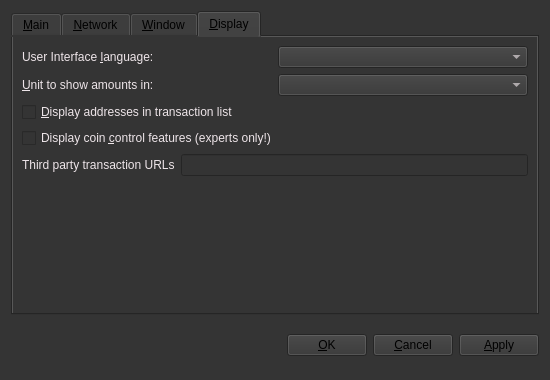
<?xml version="1.0" encoding="UTF-8"?>
<ui version="4.0">
 <class>OptionsDialog</class>
 <widget class="QWidget" name="OptionsDialog">
  <property name="geometry">
   <rect>
    <x>0</x>
    <y>0</y>
    <width>550</width>
    <height>380</height>
   </rect>
  </property>
  <property name="windowTitle">
   <string>Options</string>
  </property>
  <property name="styleSheet">
       <string notr="true">background-color:rgb(52,52,52);color:rgb(0,0,0);</string>
  </property>
  <layout class="QVBoxLayout" name="verticalLayout">
   <item>   
    <widget class="QTabWidget" name="tabWidget">
	<property name="styleSheet">
       <string notr="true">background-color:rgb(52,52,52);</string>
      </property>
     <property name="tabPosition">
      <enum>QTabWidget::North</enum>
     </property>
     <property name="currentIndex">
      <number>3</number>
     </property>
     <widget class="QWidget" name="tabMain">
      <attribute name="title">
       <string>&amp;Main</string>
      </attribute>
      <layout class="QVBoxLayout" name="verticalLayout_Main">
       <item>
        <widget class="QLabel" name="transactionFeeInfoLabel">
         <property name="text">
          <string>Optional transaction fee per kB that helps make sure your transactions are processed quickly. Most transactions are 1 kB. Fee 0.001 recommended.</string>
         </property>
         <property name="textFormat">
          <enum>Qt::PlainText</enum>
         </property>
         <property name="wordWrap">
          <bool>true</bool>
         </property>
        </widget>
       </item>
       <item>
        <layout class="QHBoxLayout" name="horizontalLayout_Main">
         <item>
          <widget class="QLabel" name="transactionFeeLabel">
           <property name="text">
            <string>Pay transaction &amp;fee</string>
           </property>
           <property name="textFormat">
            <enum>Qt::PlainText</enum>
           </property>
           <property name="buddy">
            <cstring>transactionFee</cstring>
           </property>
          </widget>
         </item>
         <item>
          <widget class="BitcoinAmountField" name="transactionFee"/>
         </item>
         <item>
          <widget class="QLabel" name="label">
           <property name="text">
            <string>per kilobyte</string>
           </property>
          </widget>
         </item>
         <item>
          <spacer name="horizontalSpacer_Main">
           <property name="orientation">
            <enum>Qt::Horizontal</enum>
           </property>
           <property name="sizeHint" stdset="0">
            <size>
             <width>40</width>
             <height>20</height>
            </size>
           </property>
          </spacer>
         </item>
        </layout>
       </item>
       <item>
        <widget class="QCheckBox" name="bitcoinAtStartup">
         <property name="toolTip">
          <string>Automatically start Nanotec after logging in to the system.</string>
         </property>
         <property name="text">
          <string>&amp;Start Nanotec on system login</string>
         </property>
        </widget>
       </item>
       <item>
        <widget class="QCheckBox" name="detachDatabases">
         <property name="toolTip">
          <string>Detach block and address databases at shutdown. This means they can be moved to another data directory, but it slows down shutdown. The wallet is always detached.</string>
         </property>
         <property name="text">
          <string>&amp;Detach databases at shutdown</string>
         </property>
        </widget>
       </item>
       <item>
        <spacer name="verticalSpacer_Main">
         <property name="orientation">
          <enum>Qt::Vertical</enum>
         </property>
         <property name="sizeHint" stdset="0">
          <size>
           <width>17</width>
           <height>153</height>
          </size>
         </property>
        </spacer>
       </item>
      </layout>
     </widget>
     <widget class="QWidget" name="tabNetwork">
      <property name="styleSheet">
       <string notr="true">background:rgb(52,52,52);color:rgb(238,229,233);</string>
      </property>
      <attribute name="title">
       <string>&amp;Network</string>
      </attribute>
      <layout class="QVBoxLayout" name="verticalLayout_Network">
       <item>
        <widget class="QCheckBox" name="connectSocks">
         <property name="toolTip">
          <string>Connect to the Nanotec network through a SOCKS proxy (e.g. when connecting through Tor).</string>
         </property>
         <property name="text">
          <string>&amp;Connect through SOCKS proxy:</string>
         </property>
        </widget>
       </item>
       <item>
        <layout class="QHBoxLayout" name="horizontalLayout_Network">
         <item>
          <widget class="QLabel" name="proxyIpLabel">
           <property name="text">
            <string>Proxy &amp;IP:</string>
           </property>
           <property name="textFormat">
            <enum>Qt::PlainText</enum>
           </property>
           <property name="buddy">
            <cstring>proxyIp</cstring>
           </property>
          </widget>
         </item>
         <item>
          <widget class="QValidatedLineEdit" name="proxyIp">
           <property name="maximumSize">
            <size>
             <width>140</width>
             <height>16777215</height>
            </size>
           </property>
           <property name="toolTip">
            <string>IP address of the proxy (e.g. 127.0.0.1)</string>
           </property>
          </widget>
         </item>
         <item>
          <widget class="QLabel" name="proxyPortLabel">
           <property name="text">
            <string>&amp;Port:</string>
           </property>
           <property name="textFormat">
            <enum>Qt::PlainText</enum>
           </property>
           <property name="buddy">
            <cstring>proxyPort</cstring>
           </property>
          </widget>
         </item>
         <item>
          <widget class="QLineEdit" name="proxyPort">
           <property name="maximumSize">
            <size>
             <width>55</width>
             <height>16777215</height>
            </size>
           </property>
           <property name="toolTip">
            <string>Port of the proxy (e.g. 9050)</string>
           </property>
          </widget>
         </item>
         <item>
          <widget class="QLabel" name="socksVersionLabel">
           <property name="text">
            <string>SOCKS &amp;Version:</string>
           </property>
           <property name="textFormat">
            <enum>Qt::PlainText</enum>
           </property>
           <property name="buddy">
            <cstring>socksVersion</cstring>
           </property>
          </widget>
         </item>
         <item>
          <widget class="QValueComboBox" name="socksVersion">
           <property name="toolTip">
            <string>SOCKS version of the proxy (e.g. 5)</string>
           </property>
          </widget>
         </item>
         <item>
          <spacer name="horizontalSpacer_Network">
           <property name="orientation">
            <enum>Qt::Horizontal</enum>
           </property>
           <property name="sizeHint" stdset="0">
            <size>
             <width>40</width>
             <height>20</height>
            </size>
           </property>
          </spacer>
         </item>
        </layout>
       </item>
       <item>
        <widget class="QCheckBox" name="connectTor">
         <property name="text">
          <string>Connect through &amp;Tor:</string>
         </property>
        </widget>
       </item>
       <item>
        <layout class="QHBoxLayout" name="horizontalLayout_Tor">
         <item>
          <widget class="QLabel" name="torIpLabel">
           <property name="minimumSize">
            <size>
             <width>60</width>
             <height>0</height>
            </size>
           </property>
           <property name="text">
            <string>Tor IP:</string>
           </property>
          </widget>
         </item>
         <item>
          <widget class="QValidatedLineEdit" name="torIp">
           <property name="maximumSize">
            <size>
             <width>115</width>
             <height>16777215</height>
            </size>
           </property>
          </widget>
         </item>
         <item>
          <widget class="QLabel" name="torPortLabel">
           <property name="text">
            <string>Port:</string>
           </property>
          </widget>
         </item>
         <item>
          <widget class="QLineEdit" name="torPort">
           <property name="maximumSize">
            <size>
             <width>55</width>
             <height>16777215</height>
            </size>
           </property>
          </widget>
         </item>
         <item>
          <widget class="QCheckBox" name="TorOnly">
           <property name="text">
            <string>Use Tor only</string>
           </property>
          </widget>
         </item>
         <item>
          <spacer name="horizontalSpacer">
           <property name="orientation">
            <enum>Qt::Horizontal</enum>
           </property>
           <property name="sizeHint" stdset="0">
            <size>
             <width>40</width>
             <height>20</height>
            </size>
           </property>
          </spacer>
         </item>
        </layout>
       </item>
       <item>
        <layout class="QHBoxLayout" name="horizontalLayout">
         <item>
          <widget class="QLabel" name="torNameLabel">
           <property name="text">
            <string>Tor name:</string>
           </property>
           <property name="textFormat">
            <enum>Qt::PlainText</enum>
           </property>
           <property name="buddy">
            <cstring>torName</cstring>
           </property>
          </widget>
         </item>
         <item>
          <widget class="QLineEdit" name="torName"/>
         </item>
         <item>
          <spacer name="horizontalSpacer_3">
           <property name="orientation">
            <enum>Qt::Horizontal</enum>
           </property>
           <property name="sizeHint" stdset="0">
            <size>
             <width>40</width>
             <height>20</height>
            </size>
           </property>
          </spacer>
         </item>
        </layout>
       </item>
       <item>
        <spacer name="verticalSpacer_Network">
         <property name="orientation">
          <enum>Qt::Vertical</enum>
         </property>
         <property name="sizeHint" stdset="0">
          <size>
           <width>20</width>
           <height>40</height>
          </size>
         </property>
        </spacer>
       </item>
      </layout>
     </widget>
     <widget class="QWidget" name="tabWindow">
      <property name="styleSheet">
       <string notr="true">background:rgb(52,52,52);color:rgb(238,229,233);</string>
      </property>
      <attribute name="title">
       <string>&amp;Window</string>
      </attribute>
      <layout class="QVBoxLayout" name="verticalLayout_Window">
       <item>
        <widget class="QCheckBox" name="minimizeToTray">
         <property name="toolTip">
          <string>Show only a tray icon after minimizing the window.</string>
         </property>
         <property name="text">
          <string>&amp;Minimize to the tray instead of the taskbar</string>
         </property>
        </widget>
       </item>
       <item>
        <widget class="QCheckBox" name="minimizeOnClose">
         <property name="toolTip">
          <string>Minimize instead of exit the application when the window is closed. When this option is enabled, the application will be closed only after selecting Exit in the menu.</string>
         </property>
         <property name="text">
          <string>M&amp;inimize on close</string>
         </property>
        </widget>
       </item>
       <item>
        <spacer name="verticalSpacer_Window">
         <property name="orientation">
          <enum>Qt::Vertical</enum>
         </property>
         <property name="sizeHint" stdset="0">
          <size>
           <width>20</width>
           <height>40</height>
          </size>
         </property>
        </spacer>
       </item>
      </layout>
     </widget>
     <widget class="QWidget" name="tabDisplay">
      <property name="styleSheet">
       <string notr="true">background:rgb(52,52,52);color:rgb(238,229,233);</string>
      </property>
      <attribute name="title">
       <string>&amp;Display</string>
      </attribute>
      <layout class="QVBoxLayout" name="verticalLayout_Display">
       <item>
        <layout class="QHBoxLayout" name="horizontalLayout_1_Display">
         <item>
          <widget class="QLabel" name="langLabel">
           <property name="text">
            <string>User Interface &amp;language:</string>
           </property>
           <property name="textFormat">
            <enum>Qt::PlainText</enum>
           </property>
           <property name="buddy">
            <cstring>lang</cstring>
           </property>
          </widget>
         </item>
         <item>
          <widget class="QValueComboBox" name="lang">
           <property name="toolTip">
            <string>The user interface language can be set here. This setting will take effect after restarting Nanotec.</string>
           </property>
          </widget>
         </item>
        </layout>
       </item>
       <item>
        <layout class="QHBoxLayout" name="horizontalLayout_2_Display">
         <item>
          <widget class="QLabel" name="unitLabel">
           <property name="text">
            <string>&amp;Unit to show amounts in:</string>
           </property>
           <property name="textFormat">
            <enum>Qt::PlainText</enum>
           </property>
           <property name="buddy">
            <cstring>unit</cstring>
           </property>
          </widget>
         </item>
         <item>
          <widget class="QValueComboBox" name="unit">
           <property name="toolTip">
            <string>Choose the default subdivision unit to show in the interface and when sending coins.</string>
           </property>
          </widget>
         </item>
        </layout>
       </item>
       <item>
        <widget class="QCheckBox" name="displayAddresses">
         <property name="toolTip">
          <string>Whether to show Nanotec addresses in the transaction list or not.</string>
         </property>
         <property name="text">
          <string>&amp;Display addresses in transaction list</string>
         </property>
        </widget>
       </item>
       <item>
        <widget class="QCheckBox" name="coinControlFeatures">
         <property name="toolTip">
          <string>Whether to show coin control features or not.</string>
         </property>
         <property name="text">
          <string>Display coin &amp;control features (experts only!)</string>
         </property>
        </widget>
       </item>
       <item>
        <layout class="QHBoxLayout" name="horizontalLayout_3_Display">
         <item>
          <widget class="QLabel" name="thirdPartyTxUrlsLabel">
           <property name="toolTip">
            <string>Third party URLs (e.g. explorer.novaco.in) that appear in the transactions tab as context menu items. %s in the URL is replaced by transaction hash. Multiple URLs are separated by vertical bar |.</string>
           </property>
           <property name="text">
            <string>Third party transaction URLs</string>
           </property>
           <property name="buddy">
            <cstring>thirdPartyTxUrls</cstring>
           </property>
          </widget>
         </item>
         <item>
          <widget class="QLineEdit" name="thirdPartyTxUrls">
           <property name="toolTip">
            <string>Third party URLs (e.g. explorer.novaco.in) that appear in the transactions tab as context menu items. %s in the URL is replaced by transaction hash. Multiple URLs are separated by vertical bar |.</string>
           </property>
          </widget>
         </item>
        </layout>
       </item>
       <item>
        <spacer name="verticalSpacer_Display">
         <property name="orientation">
          <enum>Qt::Vertical</enum>
         </property>
         <property name="sizeHint" stdset="0">
          <size>
           <width>20</width>
           <height>40</height>
          </size>
         </property>
        </spacer>
       </item>
      </layout>
     </widget>
    </widget>
   </item>
   <item>
    <layout class="QHBoxLayout" name="horizontalLayout_Buttons">
     <item>
      <spacer name="horizontalSpacer_1">
       <property name="orientation">
        <enum>Qt::Horizontal</enum>
       </property>
       <property name="sizeHint" stdset="0">
        <size>
         <width>40</width>
         <height>48</height>
        </size>
       </property>
      </spacer>
     </item>
     <item>
      <widget class="QLabel" name="statusLabel">
       <property name="font">
        <font>
         <weight>75</weight>
         <bold>true</bold>
        </font>
       </property>
       <property name="text">
        <string/>
       </property>
       <property name="textFormat">
        <enum>Qt::PlainText</enum>
       </property>
       <property name="wordWrap">
        <bool>true</bool>
       </property>
      </widget>
     </item>
     <item>
      <spacer name="horizontalSpacer_2">
       <property name="orientation">
        <enum>Qt::Horizontal</enum>
       </property>
       <property name="sizeHint" stdset="0">
        <size>
         <width>40</width>
         <height>48</height>
        </size>
       </property>
      </spacer>
     </item>
     <item>
      <widget class="QPushButton" name="okButton">
       <property name="text">
        <string>&amp;OK</string>
       </property>
      </widget>
     </item>
     <item>
      <widget class="QPushButton" name="cancelButton">
       <property name="text">
        <string>&amp;Cancel</string>
       </property>
       <property name="autoDefault">
        <bool>false</bool>
       </property>
      </widget>
     </item>
     <item>
      <widget class="QPushButton" name="applyButton">
       <property name="text">
        <string>&amp;Apply</string>
       </property>
       <property name="autoDefault">
        <bool>false</bool>
       </property>
      </widget>
     </item>
    </layout>
   </item>
  </layout>
 </widget>
 <customwidgets>
  <customwidget>
   <class>QValidatedLineEdit</class>
   <extends>QLineEdit</extends>
   <header>qvalidatedlineedit.h</header>
  </customwidget>
  <customwidget>
   <class>BitcoinAmountField</class>
   <extends>QSpinBox</extends>
   <header>bitcoinamountfield.h</header>
  </customwidget>
  <customwidget>
   <class>QValueComboBox</class>
   <extends>QComboBox</extends>
   <header>qvaluecombobox.h</header>
  </customwidget>
 </customwidgets>
 <resources/>
 <connections/>
</ui>
